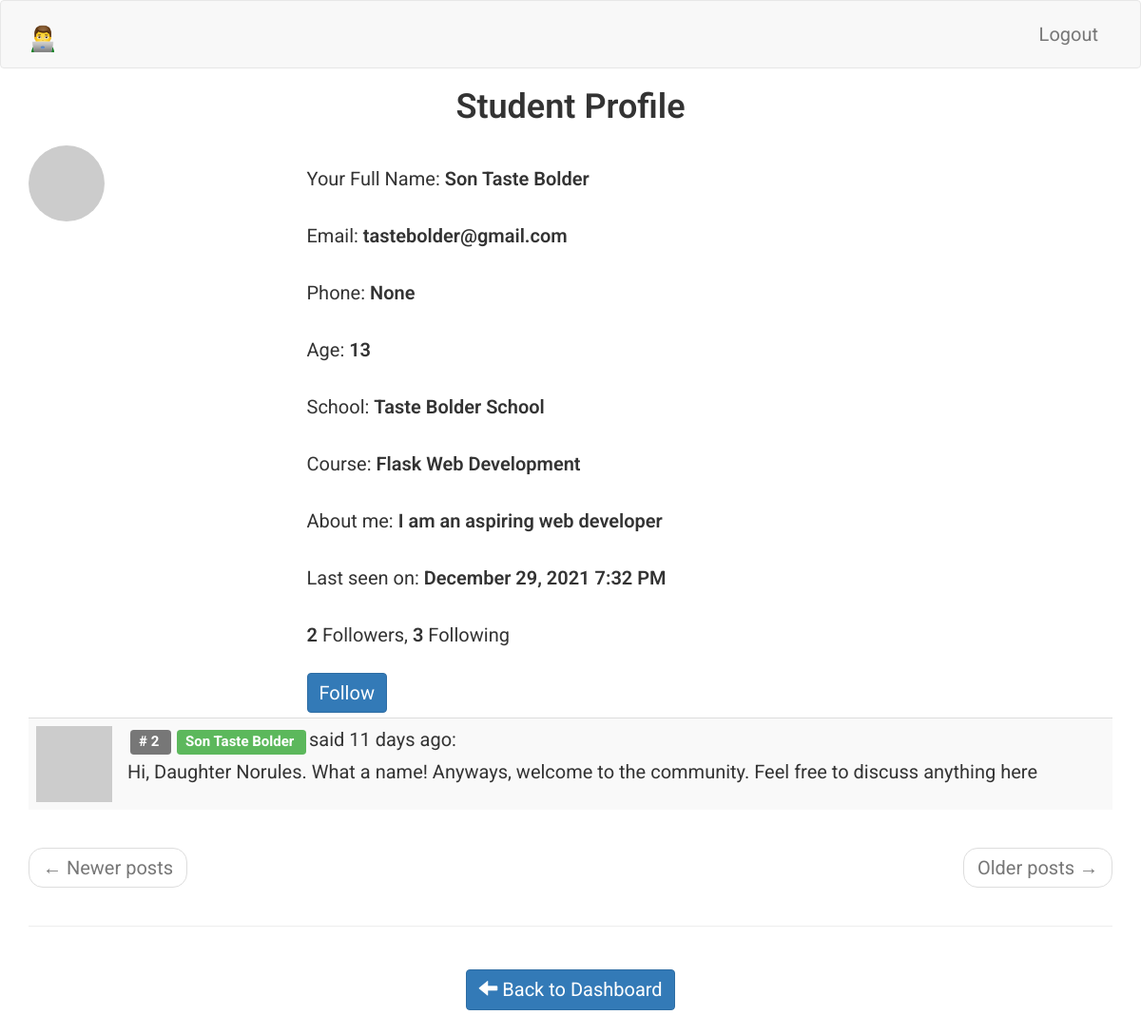
The page /student/profile/Son Taste Bolder (signed in) on the database as committed earlier.
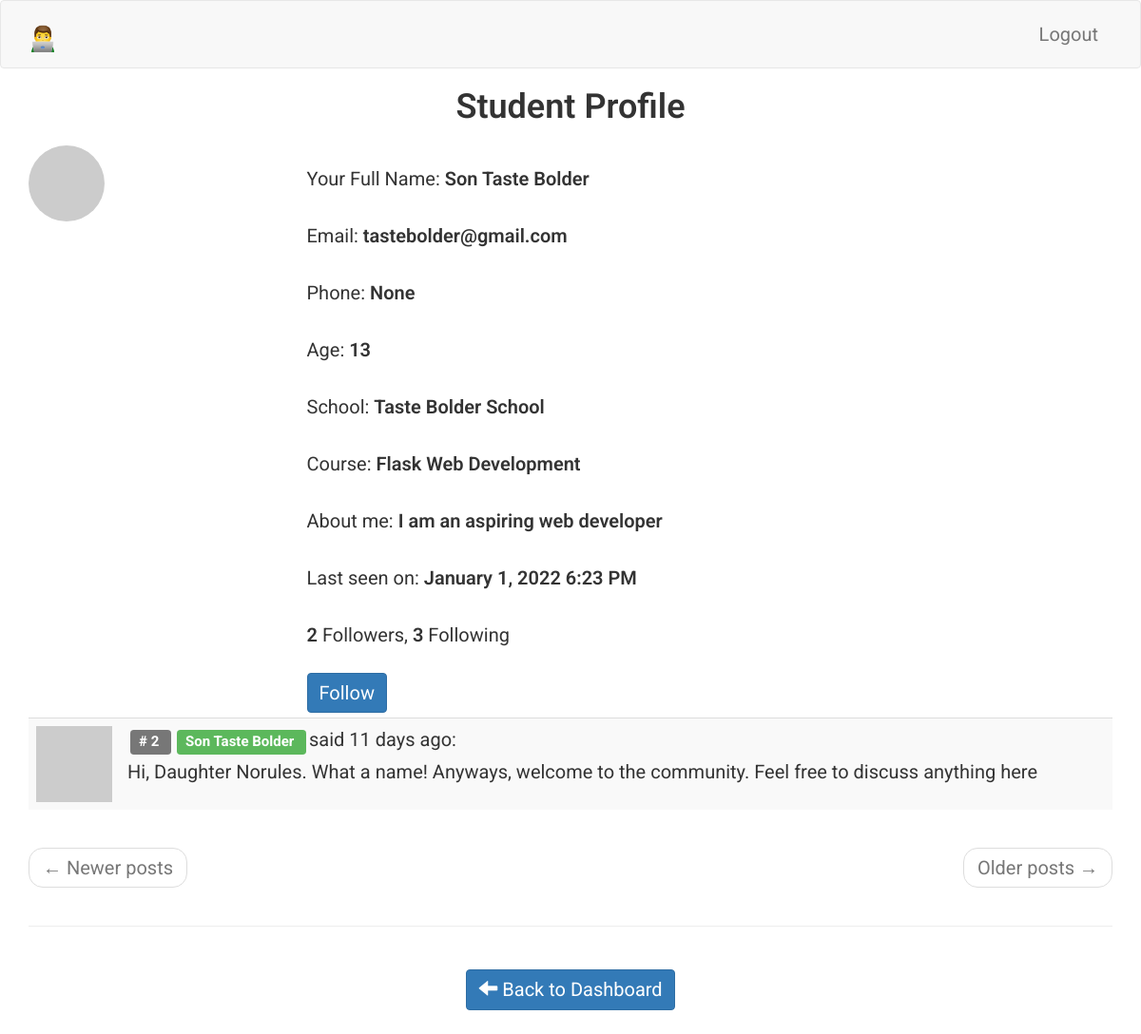
The same page on the database as committed later.
### app/models.py (models this page shows, shortened)
class Student(UserMixin, db.Model):
    __tablename__ = 'student'
    id = db.Column(db.Integer, primary_key=True)
    student_full_name = db.Column(db.String(64), index=True, unique=True)
    student_email = db.Column(db.String(120), index=True, unique=True)
    student_phone = db.Column(db.String(120), index=True, unique=True)
    student_school = db.Column(db.String(120), index=True)
    student_age = db.Column(db.Integer, index=True)
    student_course = db.Column(db.String(120), index=True)
    student_password_hash = db.Column(db.String(128))
    student_about_me = db.Column(db.String(140))
    student_last_seen = db.Column(db.DateTime, default=datetime.utcnow)
    parent_id = db.Column(db.Integer, db.ForeignKey('parent.id'))
    comments = db.relationship(
                               'CommunityComment',
                               backref='author',
                               lazy='dynamic'
                               )
    webdev_chapter1_comments = db.relationship(
                                        'WebDevChapter1Comment',
                                        backref='author',
                                        lazy='dynamic'
                                        )
    webdev_chapter1_objectives = db.relationship(
                                        'WebDevChapter1Objectives',
                                        backref='author',
                                        lazy='dynamic'
                                        )
    webdev_chapter1_quiz = db.relationship(
                                        'WebDevChapter1Quiz',
                                        backref='author',
                                        lazy='dynamic'
                                        )
    webdev_chapter1_quiz_options = db.relationship(
                                        'WebDevChapter1QuizOptions',
                                        backref='author',
                                        lazy='dynamic'
                                        )
    def avatar_student(self, size):
        digest = md5(self.student_email.lower().encode('utf-8')).hexdigest()
        return 'https://www.gravatar.com/avatar/{}?d=identicon&s={}'.format(
            digest, size)
    followed = db.relationship(
        'Student',
        secondary=followers,
        primaryjoin=(followers.c.follower_id == id),
        secondaryjoin=(followers.c.followed_id == id),
        backref=db.backref('followers', lazy='dynamic'), lazy='dynamic')
    def is_following(self, student):
        return self.followed.filter(
            followers.c.followed_id == student.id).count() > 0

### app/student/routes.py (the view)
@bp.route('/profile/<student_full_name>')
@login_required
def profile_student(student_full_name):
    student = Student.query.filter_by(
        student_full_name=student_full_name
        ).first_or_404()
    page = request.args.get('page', 1, type=int)
    comments = student.comments.order_by(
        CommunityComment.timestamp.desc()
        ).paginate(
        page, current_app.config['POSTS_PER_PAGE'], False)
    next_url = url_for(
        'student.dashboard_student', student_full_name=student_full_name,
        page=comments.next_num) \
        if comments.has_next else None
    prev_url = url_for(
        'student.dashboard_student', student_full_name=student_full_name,
        page=comments.prev_num) \
        if comments.has_prev else None
    form = EmptyForm()
    return render_template(
        'student/profile_student.html',
        title='Student Profile',
        student=student,
        comments=comments.items,
        next_url=next_url,
        prev_url=prev_url,
        form=form
    )

### app/student/forms.py
class EmptyForm(FlaskForm):
    submit = SubmitField('Post')

### app/models.py (called while the page is built)
@login.user_loader
def load_student(id):
    return Student.query.get(int(id))

### app/student/routes.py (called while the page is built)
@bp.before_request
def before_request():
    if current_user.is_authenticated:
        current_user.student_last_seen = datetime.utcnow()
        db.session.commit()

### app/templates/student/profile_student.html (shortened to what this page needs)
{% extends 'base.html' %}
{% block app_content %}
    <div class="row">
        <div class="col-sm-12">
        </div>
    </div>
    <div class="row">
        <div class="col-sm-12 text-center">
            <H1>{{ title }}</H1>
        </div>
    </div>
    <div class="row">
        <div class="col-sm-3">
            <img src=" {{ student.avatar_student(128) }} " class="img-circle">
        </div>
        <div class="col-sm-9">
            <p>
                Your Full Name: <span style="font-weight: 600;">{{ student.student_full_name }}</span>
            </p>
            <p>
                Email: <span style="font-weight: 600;">{{ student.student_email }}</span>
            </p>
            <p>
                Phone: <span style="font-weight: 600;">{{ student.student_phone }}</span>
            </p>
            <p>
                Age: <span style="font-weight: 600;">{{ student.student_age }}</span>
            </p>
            <p>
                School: <span style="font-weight: 600;">{{ student.student_school }}</span>
            </p>
            <p>
                Course: <span style="font-weight: 600;">{{ student.student_course }}</span>
            </p>
            {% if student.student_about_me %}
                <p>
                    About me: <span style="font-weight: 600;">{{ student.student_about_me }}</span>
                </p>
            {% endif %}
            {% if student.student_last_seen %}
                <p>
                    Last seen on: <span style="font-weight: 600;">{{ moment(student.student_last_seen).format('LLL') }}</span>
                </p>
            {% endif %}
            <p>
                <span style="font-weight: 600;">{{ student.followers.count() }}</span> Followers,
                <span style="font-weight: 600;">{{ student.followed.count() }}</span> Following
            </p>
            {% if not current_user.is_following(student) %}
                <form action="{{ url_for('student.follow_student', student_full_name=student.student_full_name) }}" method="post">
                    {{ form.submit(value='Follow', class_='btn btn-primary') }}
                </form>
            {% else %}
                <form action="{{ url_for('student.unfollow_student', student_full_name=student.student_full_name) }}" method="post">
                    {{ form.hidden_tag() }}
                    {{ form.submit(value='Unfollow', class_='btn btn-primary') }}
                </form>
            {% endif %}
        </div>
    </div>
    <div class="row">
        <div class="col-sm-12">
            {% for comment in comments %}
                {% include 'student/_comments_students.html' %}
            {% endfor %}
        </div>
    </div>
    <div class="row">
        <div class="col-sm-12">
            <nav aria-label="...">
                <ul class="pager">
                    <li class="previous{% if not prev_url %} disabled{% endif %}">
                        <a href="{{ prev_url or '#' }}">
                            <span aria-hidden="true">&larr;</span> Newer posts
                        </a>
                    </li>
                    <li class="next{% if not next_url %} disabled{% endif %}">
                        <a href="{{ next_url or '#' }}">
                            Older posts <span aria-hidden="true">&rarr;</span>
                        </a>
                    </li>
                </ul>
            </nav>
        </div>
    </div>
    <hr>
    <div class="row text-center">
        <div class="col-sm-4">
        </div>
        <div class="col-sm-4">
            <p>
                <a href=" {{ url_for('student.dashboard_student') }} " class="btn btn-primary">
                    <span class="glyphicon glyphicon-arrow-left" aria-hidden="true"></span>
                        Back to Dashboard
                </a>
            </p>
        </div>
        <div class="col-sm-4">
        </div>
    </div>
{% endblock %}

Rows that differ between the two databases and show on the page:
changed Student "Son Taste Bolder": student_last_seen "December 29, 2021 7:32 PM" → "January 1, 2022 6:23 PM"
